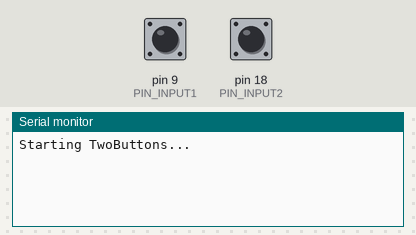
Bench run of a sketch on a simulated Arduino Leonardo, built with avr-gcc and run on an emulated ATmega32U4. Shown: the last lines printed to the serial monitor. Inputs (shaded band) come from the test bench; at power-on: pin 9 (PIN_INPUT1) HIGH, pin 18 (PIN_INPUT2) HIGH.

Above: at 1.2 s.
1.3 s: pin 9 (PIN_INPUT1) pulled LOW for 0.15 s
At 2.3 s:
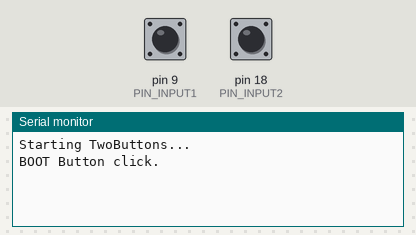
3.4 s: pin 18 (PIN_INPUT2) pulled LOW for 0.15 s
At 5.0 s:
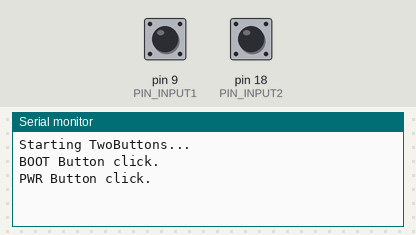
5.5 s: pin 9 (PIN_INPUT1) pulled LOW for 1 s
At 7.6 s:
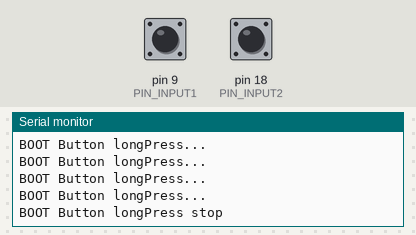
8.0 s: pin 18 (PIN_INPUT2) pulled LOW for 1 s
At 9.6 s:
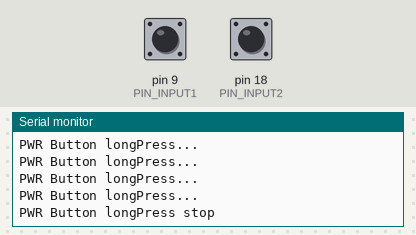
10.5 s: pin 9 (PIN_INPUT1) pulsed LOW 2 times (0.12 s each, 0.3 s apart)
At 12.1 s:
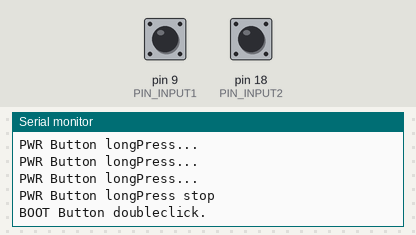
12.6 s: pin 18 (PIN_INPUT2) pulsed LOW 2 times (0.12 s each, 0.3 s apart)
At 13.6 s:
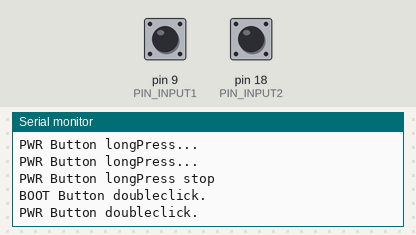

Measured:
- after the input at 1.3 s, the serial monitor: prints a new line after 0.61 s (image 1)
- after the input at 3.4 s, the serial monitor: prints a new line after 0.61 s (image 2)
- after the input at 5.5 s, the serial monitor: prints a new line after 0.85 s (image 3)
- after the input at 8.0 s, the serial monitor: prints a new line after 0.86 s (image 4)
- after the input at 10.5 s, the serial monitor: prints a new line after 0.49 s (image 5)
- after the input at 12.6 s, the serial monitor: prints a new line after 0.49 s (image 6)

The sketch:

Button_Example.ino
```cpp
/* Sample output:

Starting TwoButtons...
Button 1 click.
Button 2 click.
Button 1 doubleclick.
Button 2 doubleclick.
Button 1 longPress start
Button 1 longPress...
Button 1 longPress...
Button 1 longPress...
Button 1 longPress stop
Button 2 longPress start
Button 2 longPress...
Button 2 longPress...
Button 2 longPress stop

*/

#include "OneButton.h"

#define PIN_INPUT1 9
#define PIN_INPUT2 18


// Setup a new OneButton on pin PIN_INPUT2.
OneButton button1(PIN_INPUT1, true);
// Setup a new OneButton on pin PIN_INPUT2.
OneButton button2(PIN_INPUT2, true);


// setup code here, to run once:
void setup() {
  // Setup the Serial port. see http://arduino.cc/en/Serial/IfSerial
  Serial.begin(115200);
  while (!Serial) {
    ;  // wait for serial port to connect. Needed for Leonardo only
  }
  Serial.println("Starting TwoButtons...");

  // link the button 1 functions.
  button1.attachClick(click1);
  button1.attachDoubleClick(doubleclick1);
  button1.attachLongPressStart(longPressStart1);
  button1.attachLongPressStop(longPressStop1);
  button1.attachDuringLongPress(longPress1);

  // link the button 2 functions.
  button2.attachClick(click2);
  button2.attachDoubleClick(doubleclick2);
  button2.attachLongPressStart(longPressStart2);
  button2.attachLongPressStop(longPressStop2);
  button2.attachDuringLongPress(longPress2);

}  // setup


// main code here, to run repeatedly:
void loop() {
  // keep watching the push buttons:
  button1.tick();
  button2.tick();

  // You can implement other code in here or just wait a while
  delay(10);
}  // loop


// ----- button 1 callback functions

// This function will be called when the button1 was pressed 1 time (and no 2. button press followed).
void click1() {
  Serial.println("BOOT Button click.");
}  // click1


// This function will be called when the button1 was pressed 2 times in a short timeframe.
void doubleclick1() {
  Serial.println("BOOT Button doubleclick.");
}  // doubleclick1


// This function will be called once, when the button1 is pressed for a long time.
void longPressStart1() {
  Serial.println("BOOT Button longPress start");
}  // longPressStart1


// This function will be called often, while the button1 is pressed for a long time.
void longPress1() {
  Serial.println("BOOT Button longPress...");
}  // longPress1


// This function will be called once, when the button1 is released after beeing pressed for a long time.
void longPressStop1() {
  Serial.println("BOOT Button longPress stop");
}  // longPressStop1


// ... and the same for button 2:

void click2() {
  Serial.println("PWR Button click.");
}  // click2


void doubleclick2() {
  Serial.println("PWR Button doubleclick.");
}  // doubleclick2


void longPressStart2() {
  Serial.println("PWR Button longPress start");
}  // longPressStart2


void longPress2() {
  Serial.println("PWR Button longPress...");
}  // longPress2

void longPressStop2() {
  Serial.println("PWR Button longPress stop");
}  // longPressStop2


// End
```
